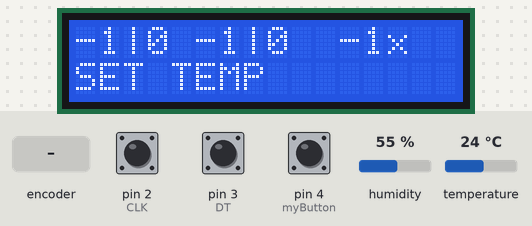
A sketch run on a simulated Arduino Uno, built with avr-gcc and run on an emulated ATmega328P. On the bench: 16×2 character LCD. The test bench sets the inputs (shaded band); at power-on: humidity 55 %, pin 4 (myButton) HIGH, temperature 24 °C, pin 2 (CLK) HIGH, pin 3 (DT) HIGH.

Above: at 1.2 s.
1.3 s: rotary encoder on pin 2 (CLK) / pin 3 (DT) turned 3 steps (first pin leading)
At 2.5 s:
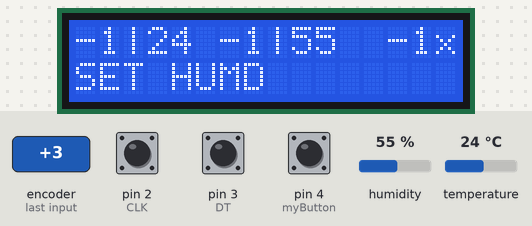
3.5 s: humidity set to 22 %
At 4.6 s:
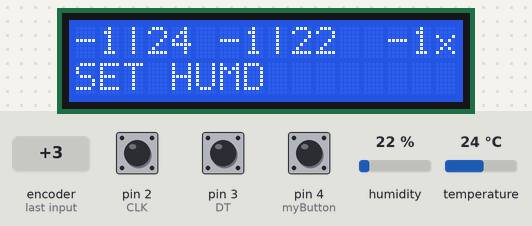
9.8 s: pin 4 (myButton) pulled LOW for 1 s
At 11.8 s:
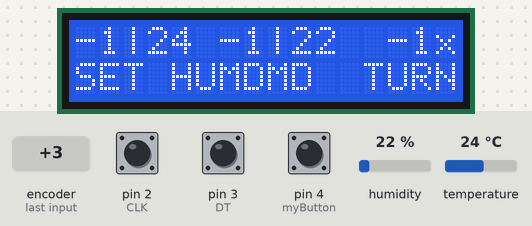
13.5 s: temperature set to 12 °C
At 14.8 s:
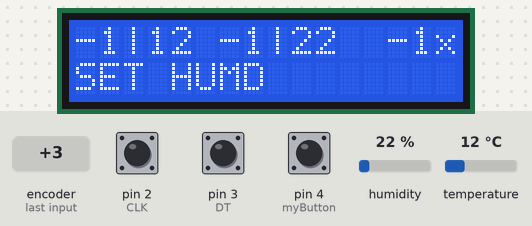
19.8 s: rotary encoder on pin 2 (CLK) / pin 3 (DT) turned 1 step (first pin leading)
At 20.6 s:
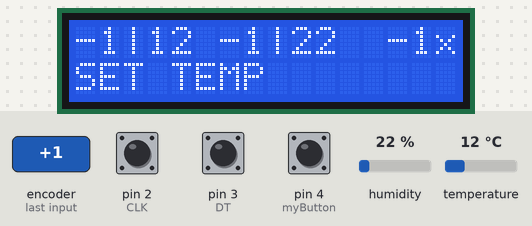
22.3 s: pin 4 (myButton) pulled LOW for 0.15 s
At 23.6 s:
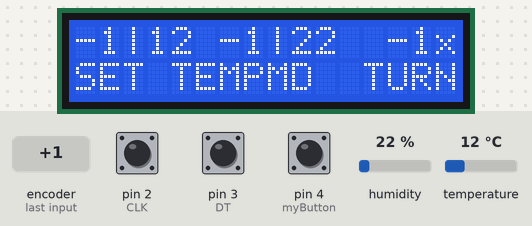
Timing chart, 0 to 25.3 s (numbered marks = the images above; inputs shaded):
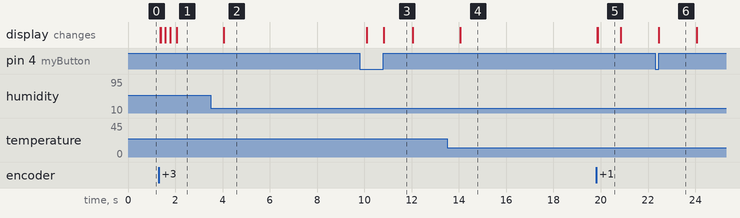

The sketch:

incubator_v1.0.ino
```cpp
#define CLK 2
#define DT 3
#define DHT11_PIN 7

#include <EEPROM.h>
#include <Wire.h>
#include <LiquidCrystal_PCF8574.h>
#include <dht.h>
LiquidCrystal_PCF8574 lcd(0x27);
dht DHT;

int period = 2000;
unsigned long time_now = 0;
int temp,hum;
class Button {
    private:
        bool _state;
        uint8_t _pin;

    public:
        Button(uint8_t pin) : _pin(pin) {}

        void begin() {
            pinMode(_pin, INPUT_PULLUP);
            _state = digitalRead(_pin);
        }

        bool isReleased() {
            bool v = digitalRead(_pin);
            if (v != _state) {
                _state = v;
                if (_state) {
                    return true;
                }
            }
            return false;
        }
};
Button myButton(4);
int counter = 0;
int cnt=0;
int currentStateCLK;
int lastStateCLK;
unsigned long lastButtonPress = 0;
int sizmenu[3] ={51,96,9};
char *mainmenu[] ={"SET TEMP","SET HUMD","SERVO","RESET"};
int siz;
int opval[3];

void setup() {
  readIntArrayFromEEPROM(20,opval,3);
  Wire.begin();
  Wire.beginTransmission(0x27);
  pinMode(CLK,INPUT);
  pinMode(DT,INPUT);
  lcd.begin(16, 2);
  lcd.setBacklight(255);
  lcd.home(); lcd.clear();
  myButton.begin();
  Serial.begin(9600);
  lastStateCLK = digitalRead(CLK);


}
void(* resetFunc) (void) = 0;
void loop(){
  disp();
   static unsigned long currentTime = millis();
   if(myButton.isReleased())
     currentTime = millis();  // reset timer
   if(millis() - currentTime > 10000) {
    dispVal();
   }
   else{
    rot();}

}
void dispVal(){
  lcd.setCursor(0,1);
  lcd.print("TEMP  HUMD  TURN");
}
void disp(){
  if(millis() >= time_now + period){
    lcd.clear();
    time_now += period;
    int chk = DHT.read11(DHT11_PIN);
    temp=DHT.temperature;
    hum=DHT.humidity;

    }
lcd.setCursor(0,0);
lcd.print(opval[0]);lcd.print("|");lcd.print(int(temp));lcd.print(" ");lcd.print(opval[1]);lcd.print("|");lcd.print(int(hum));lcd.print("  ");lcd.print(opval[2]);lcd.print("x");
}
void rot() {
  A:
  lcd.setCursor(0,1);
  lcd.print(mainmenu[counter]);
  int lim=sizeof(mainmenu)/2;
  currentStateCLK = digitalRead(CLK);
  if (currentStateCLK != lastStateCLK  && currentStateCLK == 1){
    lcd.clear();
    //lcd.setCursor(0,1);
    if (digitalRead(DT) != currentStateCLK) {
      counter --;
      if(counter<0){
        counter =lim-1;
      }
    } else {
      counter ++;
      if(counter==lim){
        counter=0;
      }
    }
  }
  lastStateCLK = currentStateCLK;
  if (myButton.isReleased()) {
    int cn=0;
    if(mainmenu[counter]=="RESET"){
      resetFunc();
    }
    while(1){
      static unsigned long currentTime = millis();
      int mx=sizmenu[counter];
      currentStateCLK = digitalRead(CLK);
      if (currentStateCLK != lastStateCLK  && currentStateCLK == 1){
        lcd.clear();
        if (digitalRead(DT) != currentStateCLK) {
          cn--;
          currentTime = millis();
          if(cn<0){
            cn=mx-1;}
          }
        else{
          cn++;
          currentTime = millis();
          if(cn==mx){
            cn=0;}
          }
        lcd.setCursor(0,0);
        lcd.print("PRESS TO SAVE");
        lcd.setCursor(0,1);
        lcd.print("VALUE ->");
        lcd.setCursor(10,1);
        lcd.print(cn);

       }
      lastStateCLK = currentStateCLK;
      if (myButton.isReleased()) {
          opval[counter]=cn;
          writeIntArrayIntoEEPROM(20,opval,3);
          lcd.clear();
          goto A;
       }
      if(millis() - currentTime > 10000){
        goto A;
      }

   }

  }
  delay(1);
}
void writeIntArrayIntoEEPROM(int address, int numbers[], int arraySize)
{
  int addressIndex = address;
  for (int i = 0; i < arraySize; i++)
  {
    EEPROM.write(addressIndex, numbers[i] >> 8);
    EEPROM.write(addressIndex + 1, numbers[i] & 0xFF);
    addressIndex += 2;
  }
}
void readIntArrayFromEEPROM(int address, int numbers[], int arraySize)
{
  int addressIndex = address;
  for (int i = 0; i < arraySize; i++)
  {
    numbers[i] = (EEPROM.read(addressIndex) << 8) + EEPROM.read(addressIndex + 1);
    addressIndex += 2;
  }
}
```

Measured:
- after the input at 1.3 s, the display: first changes after 0.07 s (image 1 shows a later state)
- after the input at 3.5 s, the display: changes after 0.55 s (image 2)
- after the input at 9.8 s, the display: first differs from a run without the input after 1.0 s (image 3)
- after the input at 13.5 s, the display: changes after 0.56 s (image 4)
- after the input at 19.8 s, the display: first changes after 0.06 s (image 5 shows a later state)
- after the input at 22.3 s, the display: changes after 0.16 s (image 6)
- what the display in image 3 shows lasts 1.3 s, from 10.8 s to 12.1 s
